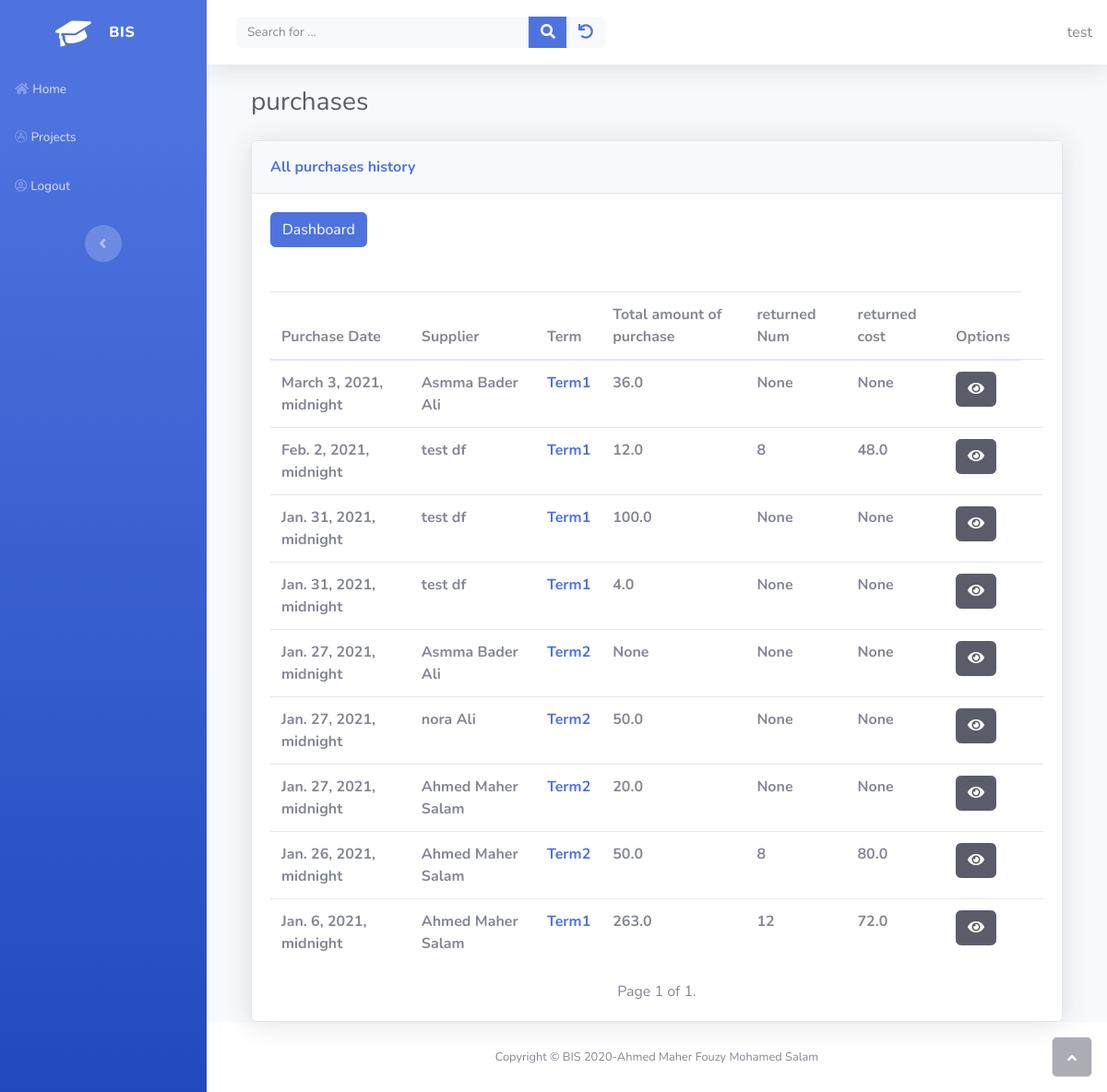
Page /inventory/list_purchase (signed in) on the earlier database version.
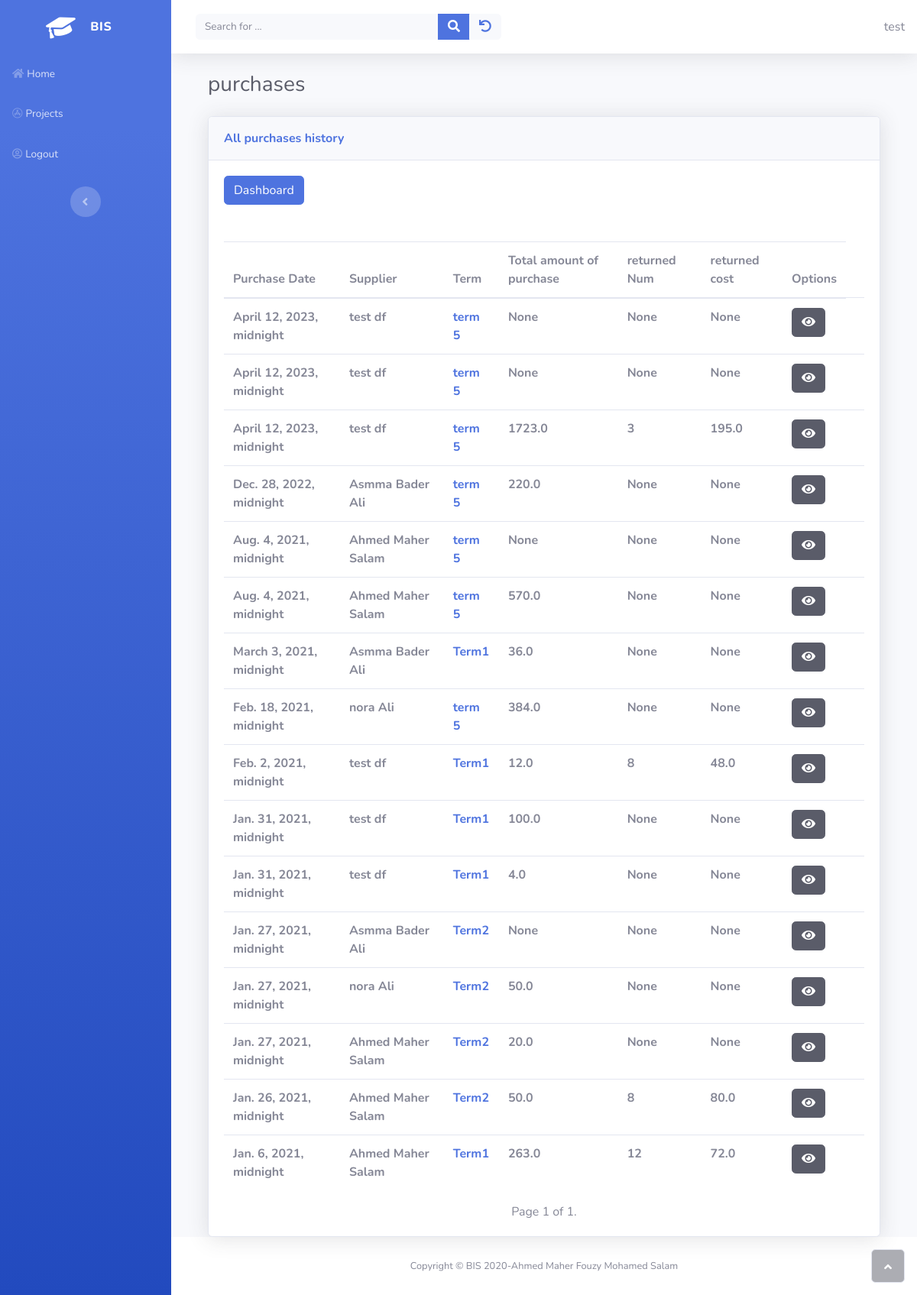
Same page on the later database version.
### inventory/models.py (models this page shows, shortened)
class PurchaseInventory(models.Model):
    class Status(models.IntegerChoices):
        UNPAID = 0 , _("UNPAID")
        PAID = 1 , _("PAID")
    status = models.IntegerField(choices=Status.choices)
    owner = models.ForeignKey(get_user_model(), on_delete=models.CASCADE)
    num = models.IntegerField()
    purchase_date = models.DateTimeField()
    due_date = models.DateField(
        help_text="optional if you want to specify it by yourself",
        null = True ,
        blank = True,
    )
    supplier = models.ForeignKey(Supplier, on_delete=models.CASCADE)
    term = models.ForeignKey(PaymentSalesTerm, on_delete=models.CASCADE)
    frieght_in = models.FloatField(default=0)
    num_returend = models.IntegerField(blank=True, null=True)
    cost_returned =  models.FloatField(blank=True, null=True)
    total_purchases = models.FloatField(blank=True, null=True)
    net_purchases = models.FloatField(blank=True, null=True)
    total_amount_paid = models.FloatField(blank=True, null=True)
    objects = models.Manager() # the default_managers
    purchases = PurchaseManager()

class PaymentSalesTerm(models.Model):
    class Term(models.IntegerChoices):
        CASH = 0 , _("Pay CASH")
        ON_DEMAND = 1 , _("Cash On Demand")
        DAYS = 2, _("Due in number of days")
        END_OF_MONTH = 3,_("Due at the end of month")
        NEXT_MONTH = 4,_("Due on the next Month")
        OTHER = 5, _("let me specify the due date DD-MM-YYY")
    owner = models.ForeignKey(get_user_model(), on_delete=models.CASCADE)
    config = models.CharField(
        max_length=100,
        help_text="Specify name for this setting"
        )
    terms = models.IntegerField(choices=Term.choices , default=Term.CASH , blank=False)
    num_of_days_due = models.PositiveSmallIntegerField(
        help_text="in case of you want to specify number of days due"
    )
    discount_in_days = models.PositiveSmallIntegerField(
        validators=[MaxValueValidator(32)] ,
        null = True,
        blank = True
    )
    discount_percentage = models.FloatField(
        help_text="Enter discount like this 5%>>will be  5 not 0.05",
    )
    cash_account =  models.ForeignKey('sole_proprietorship.Accounts',on_delete=models.CASCADE , related_name='payment_sales_term_cash_account')
    accounts_payable =models.ForeignKey('sole_proprietorship.Accounts',on_delete=models.CASCADE , related_name='payment_sales_term_accounts_payable_account')
    freight_in_account = models.ForeignKey('sole_proprietorship.Accounts',
                                    on_delete=models.CASCADE,
                                    related_name='freight_in_account',
                                    null=True,
                                    blank=True,
                                    help_text='choose A/p or Cash to determine if you paid this cost cash or not')
    def __str__(self):
        return self.config

### suppliers/models.py (models this page shows)
class Supplier(models.Model):
    owner = models.ForeignKey(get_user_model(), on_delete=models.CASCADE)
    first_name  = models.CharField(max_length=50)
    last_name   = models.CharField(max_length=50)
    middle_name = models.CharField(max_length=50 , blank=True , null=False , default=" ")
    @property
    def full_name(self):
        return '%s %s %s' % (self.first_name, self.middle_name , self.last_name)
    def __str__(self):
        return self.full_name

### inventory/views.py (the view)
# urls.py: path('list_purchase' , views.ListPurchaseInventoryView.as_view() , name="list_purchase") ,
class ListPurchaseInventoryView(OwnerListView):
    model = PurchaseInventory
    template_name = "inventory/purchase_list.html"
    paginate_by = 30
    ordering = ["-purchase_date"]

### home/owner.py (called while the page is built)
    def get_queryset(self):
        qs = super(OwnerListView, self).get_queryset()
        return qs.filter(owner=self.request.user)

### inventory/templates/inventory/purchase_list.html (shortened to what this page needs)
{% extends "home/base.html" %}
{% load static %}
{% block content %}
   <div class="container-fluid">
    <h3 class="text-dark mb-4">purchases</h3>
    <div class="card shadow">
        <div class="card-header py-3">
            <p class="text-primary m-0 font-weight-bold">All purchases history</p>
        </div>
        <div class="card-body">
            <a href="{% url 'inventory:purchases_dashboard' %}">
              <button class="btn btn-primary">Dashboard</button>
            </a>
        </div>
        <div class="card-body">
            <div class="table-responsive table mt-2" id="dataTable" role="grid" aria-describedby="dataTable_info">
                <table class="table my-0" id="mydataTable">
                    <thead>
                        <tr>
                            <th>Purchase Date</th>
                            <th>Supplier</th>
                            <th>Term</th>
                            <th>Total amount of purchase</th>
                            <th>returned Num</th>
                            <th>returned cost</th>
                            <th>Options</th>
                        </tr>
                    </thead>
                    <tbody>
                            {% if purchaseinventory_list %}
                            {% for purchase in purchaseinventory_list %}
                            <tr>
                                <td><strong>{{ purchase.purchase_date }}</strong></td>
                                <td><strong>{{ purchase.supplier}}</strong></td>
                                <td>
                                    <strong>
                                        <a href="{% url "inventory:list_term"%}" target="blank">{{ purchase.term}}</a>
                                    </strong>
                                </td>
                                <td><strong>{{ purchase.total_purchases }}</strong></td>
                                <td><strong>{{ purchase.num_returend }}</strong></td>
                                <td><strong>{{ purchase.cost_returned }}</strong></td>
                                <td><a href="{% url "inventory:detail_purchase" purchase.pk %}" target="_blank"><button class="btn btn-dark" type="button"><i class="fa fa-eye"></i></button></a><td/>
                            </tr>
                            {% endfor %}
                          {% else %}
                            <p>There are no accounts in the database.</p>
                          {% endif %}
                    </tbody>
                </table>
            </div>
            {% include 'home/pagination.html' %}
        </div>
    </div>
{% endblock %}

### home/templates/home/base.html (shortened to what this page needs)
{% load static%}
<!DOCTYPE html>
<html>
<head>
    <link rel="stylesheet" href="{% static 'home/bootstrap/css/bootstrap.min.css' %}">
    <link rel="stylesheet" href="{% static 'home/css/styles.min.css' %}">
    <link rel="stylesheet" href="https://use.fontawesome.com/releases/v5.12.0/css/all.css">
</head>
<body id="page-top">
    <div id="wrapper">
        <nav class="navbar navbar-dark align-items-start sidebar sidebar-dark accordion bg-gradient-primary p-0">
            <div class="container-fluid d-flex flex-column p-0">
                <a class="navbar-brand d-flex justify-content-center align-items-center sidebar-brand m-0" href="#">
                    <div class="sidebar-brand-icon rotate-n-15"><i class="fas fa-graduation-cap"></i></div>
                    <div class="sidebar-brand-text mx-3"><span>BIS</span></div>
                </a>
                <ul class="nav navbar-nav text-light" id="accordionSidebar">
                    <li class="nav-item" role="presentation"><a class="nav-link" href="{% url 'home:home' %}"><i class="fas fa-home"></i><span>Home</span></a><a class="nav-link" href="{% url 'projects:home' %}"><i class="fab fa-app-store"></i><span>Projects</span></a></li>
                    {% if user.is_authenticated %}
                    <li class="nav-item" role="presentation"><a class="nav-link" href="{% url 'home:logout' %}?next={{ request.path }}"><i class="far fa-user-circle"></i><span>Logout</span></a></li>
                    {% endif %}
                </ul>
                <div class="text-center d-none d-md-inline"><button class="btn rounded-circle border-0" id="sidebarToggle" type="button"></button></div>
            </div>
        </nav>
        <div class="d-flex flex-column" id="content-wrapper">
            <div id="content">
                <nav class="navbar navbar-light navbar-expand bg-white shadow mb-4 topbar static-top">
                    <div class="container-fluid"><button class="btn btn-link d-md-none rounded-circle mr-3" id="sidebarToggleTop" type="button"></button>
                        <div class="form-inline d-none d-sm-inline-block mr-auto ml-md-3 my-2 my-md-0 mw-100 navbar-search">
                            <div class="input-group"><input id="search" class="bg-light form-control border-0 small" type="text" placeholder="Search for ..." name="search"   {% if search %} value="{{ search }}" {% endif %}>
                                <div class="input-group-append"><button id= "search-btn" class="btn btn-primary py-0" ><i class="fas fa-search"></i></button></div>
                                <div class="input-group-append"><button class="btn btn-light py-0" type="button"><a href="{% url 'projects:home' %}"><i class="fa fa-undo"></i></a></button></div>
                            </div>
                        </div>
                        <div>
                            {{ user.username }}
                        </div>
                    </div>
                </nav>
                <div class="container">
                    <div id="ajax">
                    {% block content %}{% endblock%}
                    </div>
                </div>
            </div>
            <footer class="bg-white sticky-footer">
                <div class="container my-auto">
                    <div class="text-center my-auto copyright"><span>Copyright © BIS 2020-Ahmed Maher Fouzy Mohamed Salam</span></div>
                </div>
            </footer>
        </div><a class="border rounded d-inline scroll-to-top" href="#page-top"><i class="fas fa-angle-up"></i></a></div>
</body>
</html>

### home/templates/home/pagination.html (shortened to what this page needs)
<div class="row justify-content-center">
    <div class="pagination">
            <span class="step-links">
                <span class="current">
                    Page {{ page_obj.number }} of {{ page_obj.paginator.num_pages }}.
                </span>
            </span>
    </div>
</div>

Differences in the rows shown:
added PurchaseInventory: purchase_date "April 12, 2023, midnight", supplier "test df", term "term 5", total_purchases "None", num_returend "None", cost_returned "None"
added PurchaseInventory: purchase_date "April 12, 2023, midnight", supplier "test df", term "term 5", total_purchases "None", num_returend "None", cost_returned "None"
added PurchaseInventory: purchase_date "April 12, 2023, midnight", supplier "test df", term "term 5", total_purchases "1723.0", num_returend "3", cost_returned "195.0"
added PurchaseInventory: purchase_date "Dec. 28, 2022, midnight", supplier "Asmma Bader Ali", term "term 5", total_purchases "220.0", num_returend "None", cost_returned "None"
added PurchaseInventory: purchase_date "Aug. 4, 2021, midnight", supplier "Ahmed Maher Salam", term "term 5", total_purchases "None", num_returend "None", cost_returned "None"
added PurchaseInventory: purchase_date "Aug. 4, 2021, midnight", supplier "Ahmed Maher Salam", term "term 5", total_purchases "570.0", num_returend "None", cost_returned "None"
added PurchaseInventory: purchase_date "Feb. 18, 2021, midnight", supplier "nora Ali", term "term 5", total_purchases "384.0", num_returend "None", cost_returned "None"
